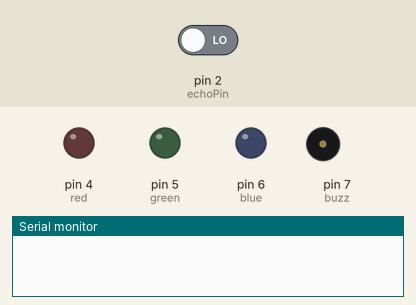
Recording of a sketch running on a simulated Arduino Uno, built with avr-gcc and run on an emulated ATmega328P. On the bench: output pins drawn as LEDs (lit = HIGH), buzzer (waves = sounding), the last lines printed to the serial monitor. Inputs (shaded band) come from the test bench; at power-on: pin 2 (echoPin) LOW. Pins used as bus, display or sensor lines are not drawn.

Above: at 0.1 s.
At 1.1 s:
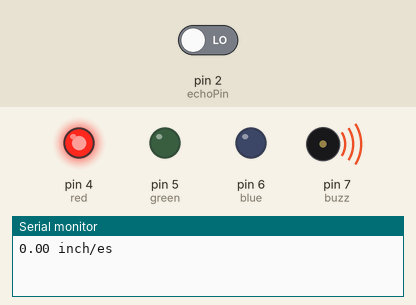
Timing chart, 0 to 2.6 s (numbered marks = the images above):
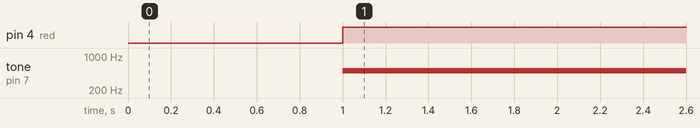

Measured:
- by itself, pin 4 (red): LOW → HIGH at 1.0 s
- by itself, tone on pin 7 (buzz): silent → 500 Hz at 1.0 s

The sketch:

py_of_activity_01_ultrasonic_sensor_with_led_and_buzzer1__1_.ino
```cpp
const int echoPin=2, triggerPin=3, red=4, green=5, blue=6;
const int buzz = 7;
int pulseValue;
float distance;

void setup( ) {
pinMode(echoPin, INPUT);
pinMode(triggerPin, OUTPUT);
pinMode(red, OUTPUT);
pinMode(green, OUTPUT);
pinMode(blue, OUTPUT);
pinMode(buzz, OUTPUT);
Serial.begin(9600);
}

void loop( )
{

digitalWrite(triggerPin, LOW);
delayMicroseconds(5);
digitalWrite(triggerPin, HIGH);
delayMicroseconds(10);
pulseValue=pulseIn(echoPin, HIGH);
distance=(pulseValue*0.0001657*39.37);


if (distance<=5)
{
  digitalWrite(red, HIGH);
  digitalWrite(green, LOW);
  digitalWrite(blue, LOW);
  tone(buzz, 500);
}

else if (distance<=10)
{
  digitalWrite(green, HIGH);
  digitalWrite(red, LOW);
  digitalWrite(blue, LOW);
  tone(buzz, 1000);
}

else
{
  digitalWrite(blue, HIGH);
  digitalWrite(red, LOW);
  digitalWrite(green, LOW);
  tone(buzz, 1500);
}

Serial.print(distance);
Serial.println(" inch/es");
delay(500);
}
```
